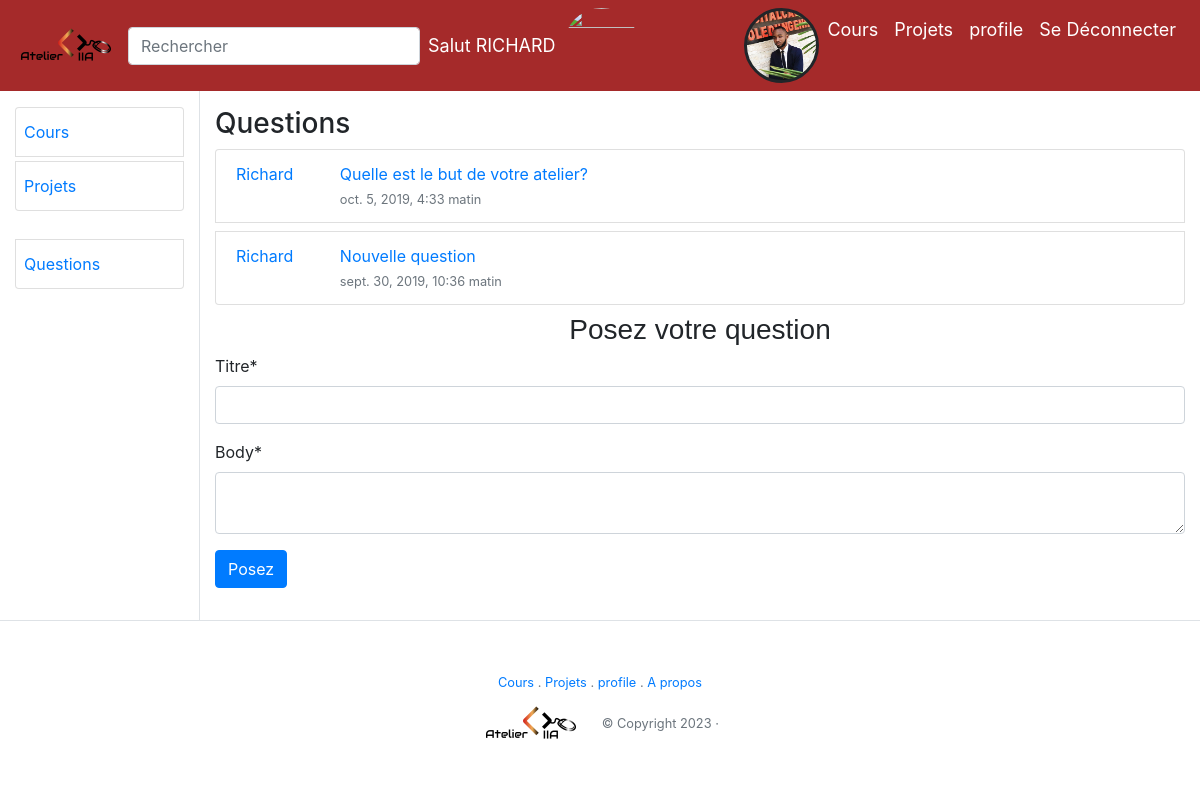
The app's page /q/questions (signed in) with its own data.
### questions/models.py (models this page shows, shortened)
class Question(models.Model):
	user = models.ForeignKey(User,on_delete=models.CASCADE)
	titre = models.CharField(max_length=255,default='')
	body = models.TextField()
	date = models.DateTimeField(verbose_name="Date de parution",
                                default=timezone.now)

### questions/views.py (the view)
# urls.py: path('q/',include('questions.urls')),
@login_required
def questions(request):
	if request.method == 'POST':
		form = Questions_forms(request.POST)
		if form.is_valid():
			post = form.save(commit=False)
			post.user = request.user
			post.save()
			return redirect('questions')
	else:
		form = Questions_forms()
	lesquestions = Question.objects.all().order_by('-date')
	return render(request,'questions.html',{'form':form,'questions':lesquestions})

### questions/forms.py
class Questions_forms(forms.ModelForm):
	helper = FormHelper()
	helper.form_method = "POST"
	helper.add_input(Submit("Posez","Posez", css_class='btn-primary'))
	class Meta:
		model = Question
		fields = ('titre','body')

### questions/templates/questions/questions.html (shortened to what this page needs)
{% extends 'base.html' %}
 {% block state %}   {% include 'inclusions/_dashboard_questions.html' %}   {% endblock %}

### templates/inclusions/nav.html (shortened to what this page needs)
{% load static %}
 <div style="background: brown">
  <nav class="navbar navbar-expand-lg navbar-light ">
  <a class="navbar-brand mr-2 active" aria-current="page" href="/">
  <img width="100px" src="{% static 'images/charte/logo.png' %}" class="d-inline-block align-top mr-1" alt="Logo" >
        </a>
        <form class="my-0 form d-none d-md-inline w-25">
          <input class="form-control mr-md-2" type="text" name="q" placeholder="Rechercher" aria-label="Search" value="">
        </form>
  <div class="collapse navbar-collapse" id="navbarNavDropdown">
     <ul class="text-center navbar-nav">
            <li style="color: white;font-size: 18px" class="nav-item nav-link">Salut {{user.username|upper}}</li>
     </ul>
                      <img class="img-fluid rounded-circle" height="75" width="75" src="" alt="">
      <ul class="ml-auto text-center navbar-nav">
          <li class="nav-item ">
                    {% if user.is_authenticated and user.profile %}
                    <div class="image_profile mx-auto" >
                    </div>
                    {% endif %}
           </li>
          <li class="nav-item">
            <a class="nav-link text-white hov_under" href="{% url 'cours' %}">Cours</a>
        </li>
          <li class="nav-item">
            <a class="nav-link text-white hov_under" href="{% url 'projets' %}">Projets</a>
          </li>
           <li class="nav-item">
            <a class="nav-link text-white hov_under" href="{% url 'profile' %}">profile</a>
          </li>
          {% if user.is_authenticated %}
              <li class="nav-item">
                <a class="nav-link text-white hov_under" href="{% url 'logout' %}">Se Déconnecter</a>
              </li>
          {% endif %}
       </ul>
  </div>
</nav>
</div>

### questions/templates/questions/inclusions/_dashboard_questions.html (shortened to what this page needs)
  <div class="order-2 order-md-2 col-12 col-md-10 min-height min-page-height py-3">
    <div>
      <h3>Questions</h3>
      <div>
        {% for this in questions%}
          <a class="list-group-item mb-2" href="{% url 'questions' this.id %}">
              <div class="row">
                <div class="col-2 col-md-1 mr-4 text-center">
                    <div class="text-avatar-img-x text-avatar ">
                          <span>{{ this.user.username }}</span>
                    </div>
                </div>
              <div class="col">
              <span width="500">
                <span>{{ this.titre|truncatechars:40 }}</span>
              </span>
              <p class="py-0 my-0"><small class="text-muted"><span>{{ this.date }}</span></small> </p>
              </div>
              </div>
          </a>
          {% endfor %}
      </div>
    </div>
<div class="mt-2">
        <div>
          {% load crispy_forms_tags %}
          <h3 style="text-align: center;font-family: sans-serif;">Posez votre question </h3>
          <div>
            {% crispy form %}
          </div>
        </div>
</div>
  </div>

### records on screen
Question: user.username "Richard", titre "Quelle est le but de votre atelier?", date "oct. 5, 2019, 4:33 matin"
Question: user.username "Richard", titre "Nouvelle question", date "sept. 30, 2019, 10:36 matin"

### other values on screen
{{ user.username|upper }} "RICHARD"
